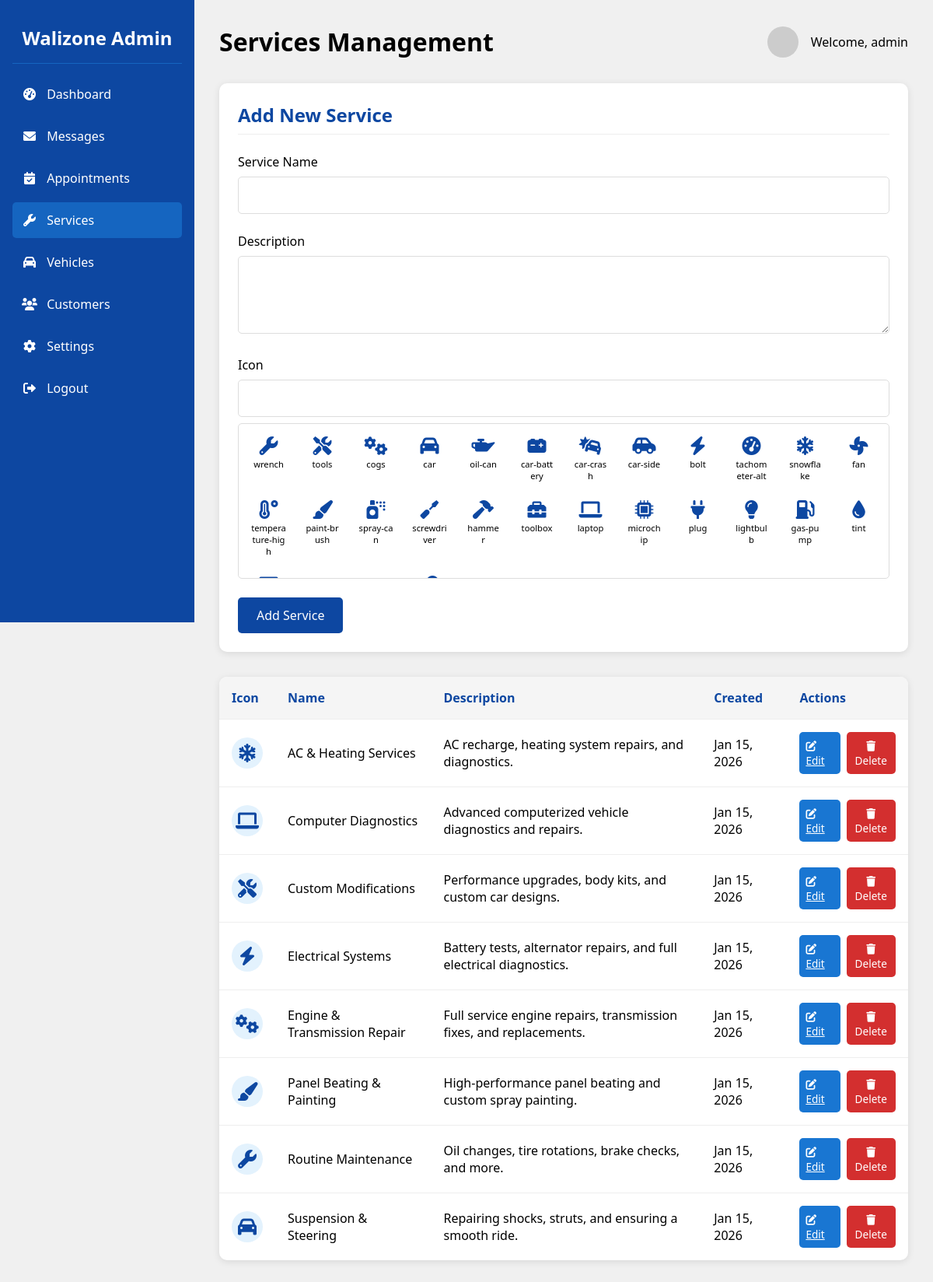
Screenshot of /admin/services.php (signed in) with the database file from the repository.
### tables this page shows
CREATE TABLE IF NOT EXISTS services (
    id INT(11) UNSIGNED AUTO_INCREMENT PRIMARY KEY,
    name VARCHAR(100) NOT NULL,
    description TEXT,
    icon VARCHAR(50),
    created_at DATETIME NOT NULL
);

### admin/services.php (the view, shortened to what this page needs)
<?php
require_once '../config/db.php';
$editId = null;
$editName = '';
$editDescription = '';
$editIcon = '';
$services = [];
$query = "SELECT * FROM services ORDER BY name ASC";
$result = $conn->query($query);
if ($result && $result->num_rows > 0) {
    while ($row = $result->fetch_assoc()) {
        $services[] = $row;
    }
}
$icons = [
    'wrench', 'tools', 'cogs', 'car', 'oil-can', 'car-battery', 'car-crash', 'car-side',
    'bolt', 'tachometer-alt', 'snowflake', 'fan', 'temperature-high', 'paint-brush',
    'spray-can', 'screwdriver', 'hammer', 'toolbox', 'laptop', 'microchip', 'plug',
    'lightbulb', 'gas-pump', 'tint', 'filter', 'tire', 'steering-wheel', 'key'
];
?>
<!DOCTYPE html>
<html lang="en">
<head>
    <link rel="stylesheet" href="https://cdnjs.cloudflare.com/ajax/libs/font-awesome/6.0.0-beta3/css/all.min.css">
</head>
<body>
    <div class="sidebar">
        <div class="sidebar-header">
            <h2>Walizone Admin</h2>
        </div>
        <ul class="sidebar-menu">
            <li><a href="index.php"><i class="fas fa-tachometer-alt"></i> <span>Dashboard</span></a></li>
            <li><a href="messages.php"><i class="fas fa-envelope"></i> <span>Messages</span></a></li>
            <li><a href="appointments.php"><i class="fas fa-calendar-check"></i> <span>Appointments</span></a></li>
            <li><a href="services.php" class="active"><i class="fas fa-wrench"></i> <span>Services</span></a></li>
            <li><a href="vehicles.php"><i class="fas fa-car"></i> <span>Vehicles</span></a></li>
            <li><a href="customers.php"><i class="fas fa-users"></i> <span>Customers</span></a></li>
            <li><a href="settings.php"><i class="fas fa-cog"></i> <span>Settings</span></a></li>
            <li><a href="logout.php"><i class="fas fa-sign-out-alt"></i> <span>Logout</span></a></li>
        </ul>
    </div>
    <div class="main-content">
        <div class="header">
            <h1>Services Management</h1>
            <div class="user-info">
                <img src="https://via.placeholder.com/40" alt="Admin">
                <span>Welcome, <?php echo htmlspecialchars($_SESSION['username']); ?></span>
            </div>
        </div>
        <div class="service-form">
            <h2 class="form-title"><?php echo $editId ? 'Edit Service' : 'Add New Service'; ?></h2>
            <form method="POST" action="services.php">
                <div class="form-group">
                    <label for="name">Service Name</label>
                    <input type="text" id="name" name="name" class="form-control" value="<?php echo htmlspecialchars($editName); ?>" required>
                </div>
                <div class="form-group">
                    <label for="description">Description</label>
                    <textarea id="description" name="description" class="form-control"><?php echo htmlspecialchars($editDescription); ?></textarea>
                </div>
                <div class="form-group">
                    <label for="icon">Icon</label>
                    <input type="text" id="icon" name="icon" class="form-control" value="<?php echo htmlspecialchars($editIcon); ?>" readonly>
                    <div class="icon-selector">
                        <?php foreach ($icons as $icon): ?>
                            <div class="icon-option <?php echo $icon === $editIcon ? 'selected' : ''; ?>" data-icon="<?php echo $icon; ?>">
                                <i class="fas fa-<?php echo $icon; ?>"></i>
                                <span><?php echo $icon; ?></span>
                            </div>
                        <?php endforeach; ?>
                    </div>
                </div>
                <div style="display: flex; gap: 1rem;">
                    <button type="submit" class="btn btn-primary">
                        <?php echo $editId ? 'Update Service' : 'Add Service'; ?>
                    </button>
                </div>
            </form>
        </div>
        <?php if (empty($services)): ?>
            <div class="empty-state">
                <i class="fas fa-wrench"></i>
                <h2>No Services Found</h2>
                <p>Start by adding your first service using the form above.</p>
            </div>
        <?php else: ?>
            <table class="services-table">
                <thead>
                    <tr>
                        <th>Icon</th>
                        <th>Name</th>
                        <th>Description</th>
                        <th>Created</th>
                        <th>Actions</th>
                    </tr>
                </thead>
                <tbody>
                    <?php foreach ($services as $service): ?>
                        <tr>
                            <td>
                                <div class="service-icon">
                                    <i class="fas fa-<?php echo htmlspecialchars($service['icon']); ?>"></i>
                                </div>
                            </td>
                            <td><?php echo htmlspecialchars($service['name']); ?></td>
                            <td><?php echo htmlspecialchars(substr($service['description'], 0, 100)) . (strlen($service['description']) > 100 ? '...' : ''); ?></td>
                            <td><?php echo date('M d, Y', strtotime($service['created_at'])); ?></td>
                            <td>
                                <div class="action-buttons">
                                    <a href="services.php?edit=<?php echo $service['id']; ?>" class="action-btn edit-btn">
                                        <i class="fas fa-edit"></i> Edit
                                    </a>
                                    <form method="POST" action="services.php" onsubmit="return confirm('Are you sure you want to delete this service?');" style="display: inline;">
                                        <button type="submit" name="delete" class="action-btn delete-btn">
                                            <i class="fas fa-trash"></i> Delete
                                        </button>
                                    </form>
                                </div>
                            </td>
                        </tr>
                    <?php endforeach; ?>
                </tbody>
            </table>
        <?php endif; ?>
    </div>
</body>
</html>

### admin/services.php (style rules this page uses)
* { margin: 0; padding: 0; box-sizing: border-box; font-family: 'Segoe UI', Tahoma, Geneva, Verdana, sans-serif; }
body { display: flex; background-color: #f0f0f0; min-height: 100vh; }
.sidebar { width: 250px; background-color: #0d47a1; color: white; height: 100vh; position: fixed; padding: 1rem; overflow-y: auto; }
.sidebar-header { padding: 1rem 0; text-align: center; border-bottom: 1px solid #1565c0; margin-bottom: 1rem; }
.sidebar-menu { list-style: none; }
.sidebar-menu li { margin-bottom: 0.5rem; }
.sidebar-menu a { color: white; text-decoration: none; display: block; padding: 0.75rem; border-radius: 5px; transition: background 0.3s; }
.sidebar-menu a:hover, .sidebar-menu a.active { background-color: #1565c0; }
.sidebar-menu i { margin-right: 0.5rem; width: 20px; text-align: center; }
.main-content { flex: 1; margin-left: 250px; padding: 2rem; }
.header { display: flex; justify-content: space-between; align-items: center; margin-bottom: 2rem; }
.user-info { display: flex; align-items: center; }
.user-info img { width: 40px; height: 40px; border-radius: 50%; margin-right: 1rem; }
.service-form { background-color: white; padding: 1.5rem; border-radius: 10px; box-shadow: 0 2px 10px rgba(0, 0, 0, 0.1); margin-bottom: 2rem; }
.form-title { margin-bottom: 1.5rem; color: #0d47a1; font-size: 1.5rem; padding-bottom: 0.5rem; border-bottom: 1px solid #eee; }
.form-group { margin-bottom: 1.5rem; }
.form-group label { display: block; margin-bottom: 0.5rem; font-weight: 500; }
.form-control { width: 100%; padding: 0.75rem; border: 1px solid #ddd; border-radius: 5px; font-size: 1rem; }
textarea.form-control { min-height: 100px; resize: vertical; }
.icon-selector { display: grid; grid-template-columns: repeat(auto-fill, minmax(60px, 1fr)); gap: 0.5rem; margin-top: 0.5rem; max-height: 200px; overflow-y: auto; padding: 0.5rem; border: 1px solid #ddd; border-radius: 5px; }
.icon-option { display: flex; flex-direction: column; align-items: center; padding: 0.5rem; border-radius: 5px; cursor: pointer; transition: background 0.3s; }
.icon-option i { font-size: 1.5rem; margin-bottom: 0.25rem; color: #0d47a1; }
.icon-option span { font-size: 0.7rem; text-align: center; word-break: break-all; }
.btn { display: inline-block; padding: 0.75rem 1.5rem; border: none; border-radius: 5px; cursor: pointer; font-size: 1rem; font-weight: 500; text-align: center; text-decoration: none; transition: background 0.3s; }
.btn-primary { background-color: #0d47a1; color: white; }
.services-table { width: 100%; border-collapse: collapse; background-color: white; border-radius: 10px; overflow: hidden; box-shadow: 0 2px 10px rgba(0, 0, 0, 0.1); }
.services-table th, .services-table td { padding: 1rem; text-align: left; border-bottom: 1px solid #eee; }
.services-table th { background-color: #f5f5f5; color: #0d47a1; font-weight: bold; }
.services-table tr:last-child td { border-bottom: none; }
.service-icon { font-size: 1.5rem; color: #0d47a1; width: 40px; height: 40px; display: flex; align-items: center; justify-content: center; background-color: #e3f2fd; border-radius: 50%; }
.action-buttons { display: flex; gap: 0.5rem; }
.action-btn { padding: 0.5rem; border: none; border-radius: 5px; cursor: pointer; color: white; font-size: 0.85rem; }
.edit-btn { background-color: #1976d2; }
.delete-btn { background-color: #d32f2f; }

### rows the page displays
services: name "AC & Heating Services", description "AC recharge, heating system repairs, and diagnostics.", created_at "Jan 15, 2026"
services: name "Computer Diagnostics", description "Advanced computerized vehicle diagnostics and repairs.", created_at "Jan 15, 2026"
services: name "Custom Modifications", description "Performance upgrades, body kits, and custom car designs.", created_at "Jan 15, 2026"
services: name "Electrical Systems", description "Battery tests, alternator repairs, and full electrical diagnostics.", created_at "Jan 15, 2026"
services: name "Engine & Transmission Repair", description "Full service engine repairs, transmission fixes, and replacements.", created_at "Jan 15, 2026"
services: name "Panel Beating & Painting", description "High-performance panel beating and custom spray painting.", created_at "Jan 15, 2026"
services: name "Routine Maintenance", description "Oil changes, tire rotations, brake checks, and more.", created_at "Jan 15, 2026"
services: name "Suspension & Steering", description "Repairing shocks, struts, and ensuring a smooth ride.", created_at "Jan 15, 2026"

### other values shown
$_SESSION['username'] "admin"
$icon "wrench"
$icon "tools"
$icon "cogs"
$icon "car"
$icon "oil-can"
$icon "car-battery"
$icon "car-crash"
$icon "car-side"
$icon "bolt"
$icon "tachometer-alt"
$icon "snowflake"
$icon "fan"
$icon "temperature-high"
$icon "paint-brush"
